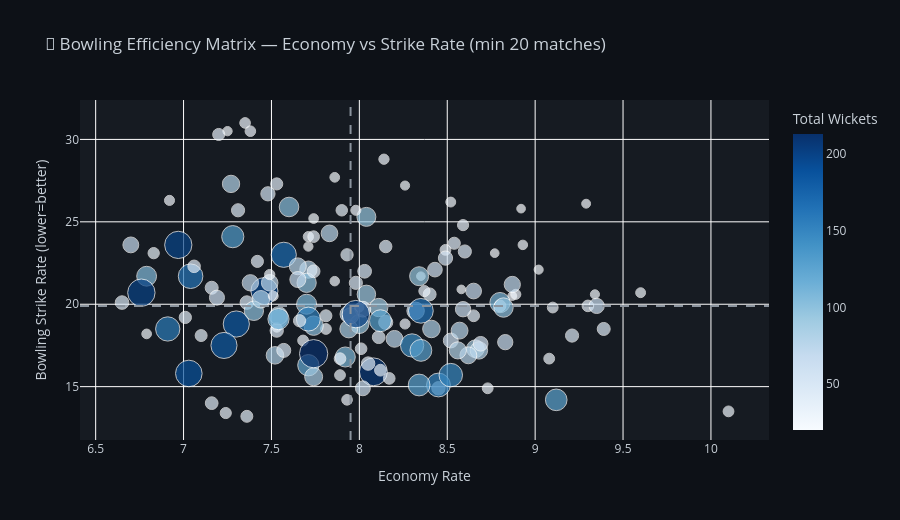

Notebook source saved alongside this figure:
### Code cell
# Bowling efficiency: Economy + Strike Rate
bowlers = (
    deliveries[deliveries["bowler"].notna()]
    .groupby("bowler")
    .agg(
        wickets=("player_dismissed", lambda x: x.notna().sum()),
        runs_conceded=("total_runs", "sum"),
        balls_bowled=("total_runs", "count"),
        matches=("match_id", "nunique")
    )
    .reset_index()
)
bowlers["economy"] = (bowlers["runs_conceded"] / (bowlers["balls_bowled"] / 6)).round(2)
bowlers["bowling_sr"] = (bowlers["balls_bowled"] / bowlers["wickets"].replace(0, np.nan)).round(1)
bowlers_filtered = bowlers[(bowlers["matches"] >= 20) & (bowlers["wickets"] >= 20)].copy()

fig = px.scatter(
    bowlers_filtered,
    x="economy", y="bowling_sr",
    size="wickets", color="wickets",
    hover_name="bowler",
    color_continuous_scale="Blues",
    title="🎯 Bowling Efficiency Matrix — Economy vs Strike Rate (min 20 matches)",
    labels={"economy": "Economy Rate", "bowling_sr": "Bowling Strike Rate (lower=better)", "wickets": "Total Wickets"}
)
fig.add_hline(y=bowlers_filtered["bowling_sr"].median(), line_dash="dash", line_color="#8b949e")
fig.add_vline(x=bowlers_filtered["economy"].median(), line_dash="dash", line_color="#8b949e")
fig.update_layout(
    plot_bgcolor="#161b22", paper_bgcolor="#0d1117",
    font_color="#c9d1d9", height=520
)
fig.write_html("../assets/q5_bowling_efficiency.html")
fig.show()

print("\n📌 INSIGHT: Bottom-left = elite bowlers (low economy + low SR = cheap wicket-takers).")

### Figure 1 — Plotly figure (JSON) as saved in the notebook; plotly's stock layout.template omitted (floating-point values rounded to 4 significant figures; data arrays with more than 128 entries replaced by an {"elided": "..."} marker saying what was removed)
{"data": [{"hovertemplate": "<b>%{hovertext}</b><br><br>Economy Rate=%{x}<br>Bowling Strike Rate (lower=better)=%{y}<br>Total Wickets=%{marker.color}<extra></extra>", "hovertext": {"elided": "157 str values"}, "legendgroup": "", "marker": {"color": {"elided": "157 int values"}, "coloraxis": "coloraxis", "size": {"elided": "157 int values"}, "sizemode": "area", "sizeref": 0.5325, "symbol": "circle"}, "mode": "markers", "name": "", "orientation": "v", "showlegend": false, "type": "scatter", "x": {"elided": "157 float values"}, "xaxis": "x", "y": {"elided": "157 float values"}, "yaxis": "y"}], "layout": {"coloraxis": {"autocolorscale": false, "colorbar": {"title": {"text": "Total Wickets"}}, "colorscale": [[0, "rgb(247,251,255)"], [0.125, "rgb(222,235,247)"], [0.25, "rgb(198,219,239)"], [0.375, "rgb(158,202,225)"], [0.5, "rgb(107,174,214)"], [0.625, "rgb(66,146,198)"], [0.75, "rgb(33,113,181)"], [0.875, "rgb(8,81,156)"], [1, "rgb(8,48,107)"]]}, "font": {"color": "#c9d1d9"}, "height": 520, "legend": {"itemsizing": "constant", "tracegroupgap": 0}, "paper_bgcolor": "#0d1117", "plot_bgcolor": "#161b22", "shapes": [{"line": {"color": "#8b949e", "dash": "dash"}, "type": "line", "x0": 0, "x1": 1, "xref": "x domain", "y0": 19.9, "y1": 19.9, "yref": "y"}, {"line": {"color": "#8b949e", "dash": "dash"}, "type": "line", "x0": 7.95, "x1": 7.95, "xref": "x", "y0": 0, "y1": 1, "yref": "y domain"}], "title": {"text": "🎯 Bowling Efficiency Matrix — Economy vs Strike Rate (min 20 matches)"}, "xaxis": {"anchor": "y", "domain": [0, 1], "title": {"text": "Economy Rate"}}, "yaxis": {"anchor": "x", "domain": [0, 1], "title": {"text": "Bowling Strike Rate (lower=better)"}}}}
